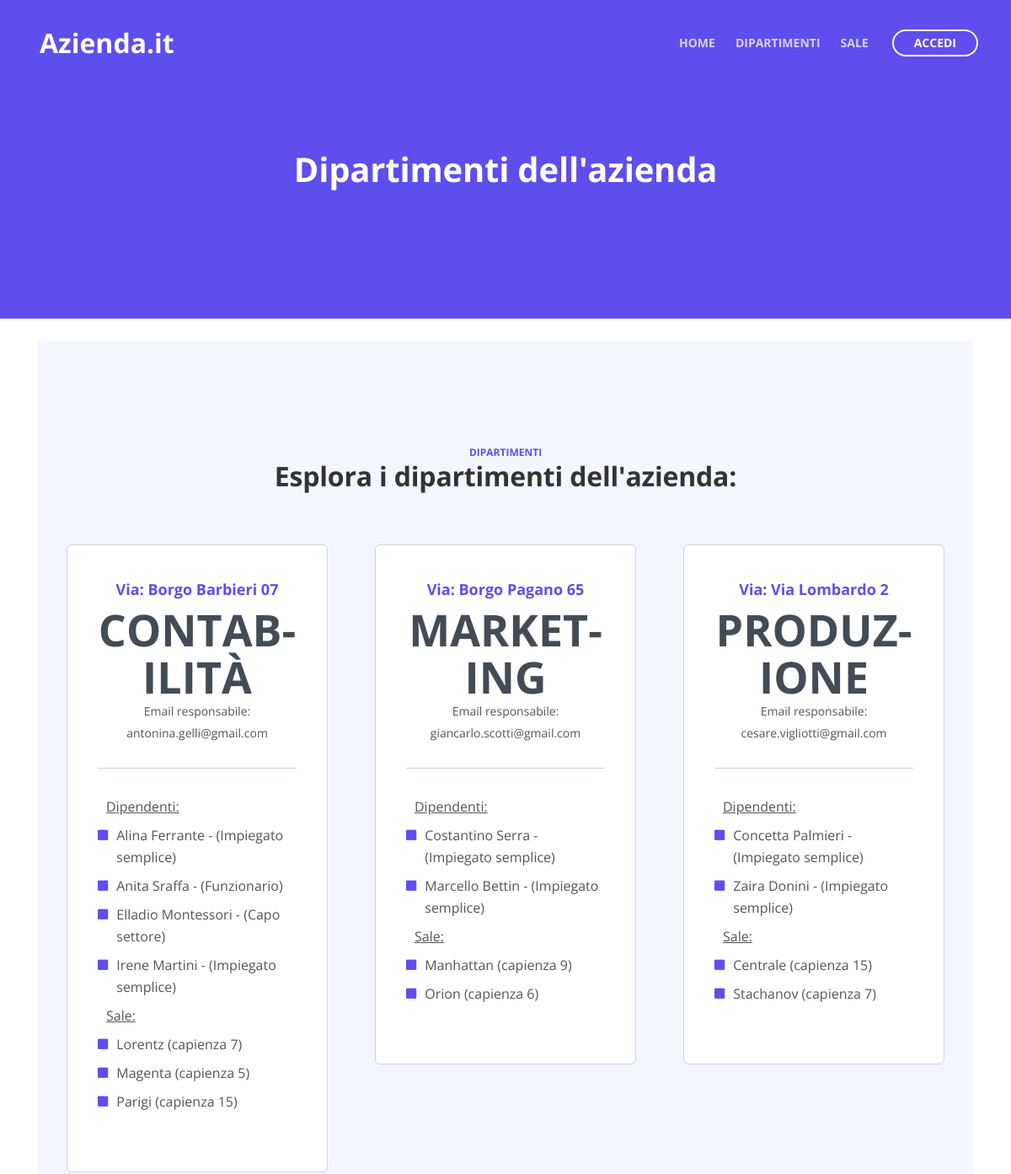
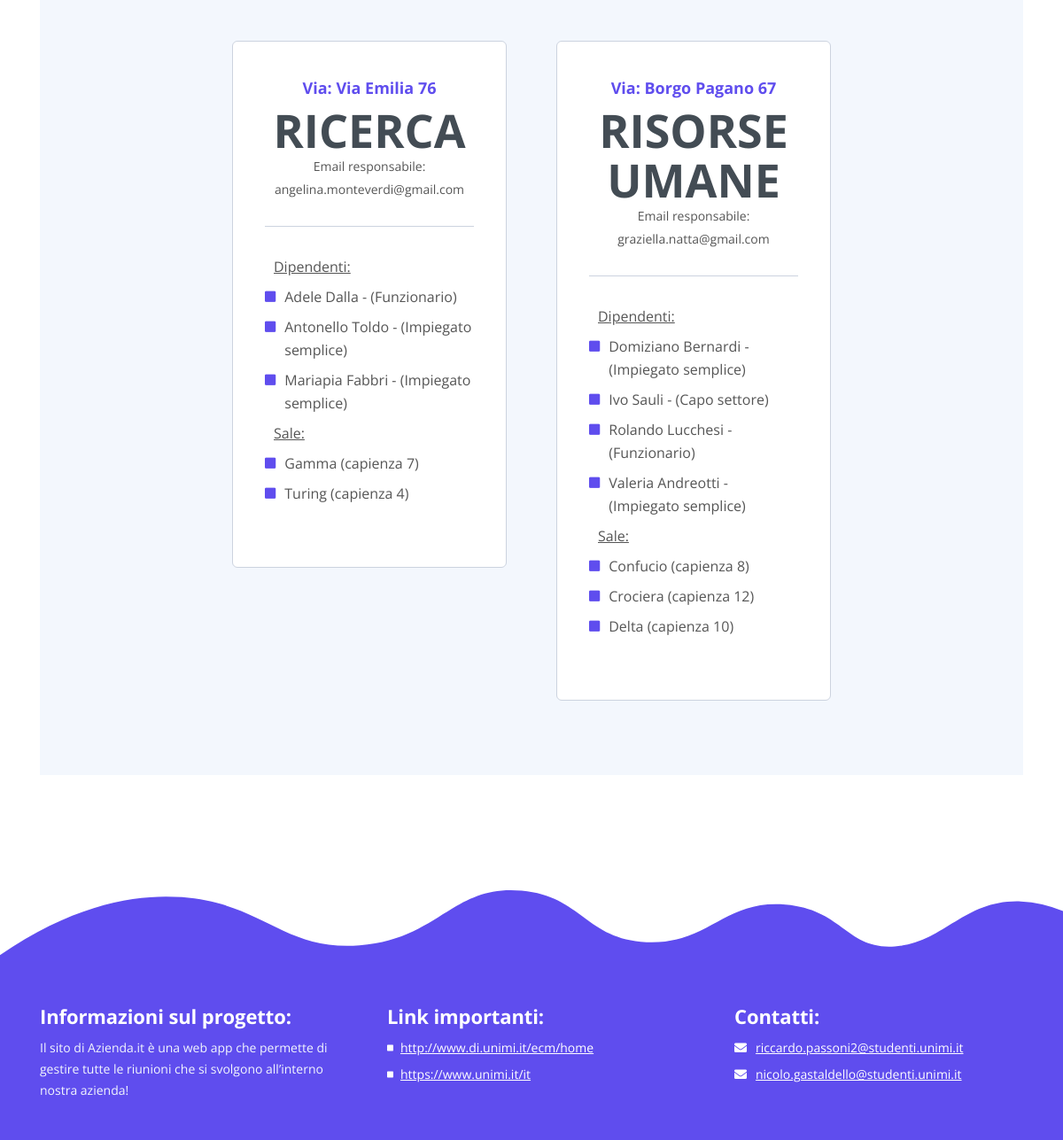
The page /meetupplanner/frontend/dipartimenti.php on the database its author committed (2 pictures, top to bottom).
### tables this page shows
CREATE TABLE `dipartimento` (
  `nome` varchar(30) NOT NULL,
  `indirizzo` varchar(50) NOT NULL,
  `email_dirigente` varchar(50) NOT NULL
);

CREATE TABLE `lavoratore` (
  `email` varchar(50) NOT NULL,
  `nome` varchar(30) NOT NULL,
  `cognome` varchar(30) NOT NULL,
  `data_di_nascita` date NOT NULL,
  `foto` longblob NOT NULL,
  `ruolo` varchar(30) NOT NULL,
  `data_assunzione` date DEFAULT NULL,
  `anni_servizio` int(11) DEFAULT NULL,
  `nome_dipartimento` varchar(30) DEFAULT NULL,
  `dirigente_autorizzante` varchar(50) DEFAULT NULL,
  `data_autorizzazione` date DEFAULT NULL,
  `user_password` varchar(32) NOT NULL
);

### meetupplanner/backend/php/querypaginadipartimenti.php (the view, shortened to what this page needs)
<?php
	require "../common/connection.php";
	$query = "SELECT * FROM dipartimento";
	$resdip= $cid->query($query);
        if (!isset($_GET["status"])) {
            while($rowdip = mysqli_fetch_array($resdip))
            {
                $dipupcase = mb_strtoupper($rowdip[0]);
                echo '<div class="card">
                <div class="card-body">
                    <div class="card-title">Via: '.$rowdip[1].'</div>';
                    if (strlen($dipupcase)>7 and !ctype_space(substr($dipupcase, 7, 1))) {
                        echo '<div class="price"><span class="value">'.substr($dipupcase, 0, 6).'-'.substr($dipupcase, 6).'</span></div>';
                    } else {
                        echo '<div class="price"><span class="value">'.$dipupcase.'</span></div>';
                    }
                   echo '<div class="frequency">Email responsabile: '.$rowdip[2].'</div>
                    <div class="divider"></div>
                    <ul class="list-unstyled li-space-lg">
                        <li class="media">
                            <div class="media-body"><u>Dipendenti:</u></div>
                        </li>';
                        $query2 = "SELECT email, nome, cognome, ruolo FROM lavoratore where nome_dipartimento = '$rowdip[0]'";
                        $reslav= $cid->query($query2);
                            while($rowlav = mysqli_fetch_array($reslav))
                            {
                                if (isset($_SESSION["email"])) {
                                    echo '<li class="media">
                                    <i class="fas fa-square"></i>
                                    <div class="media-body">'.$rowlav[1].' '.$rowlav[2].' - '.$rowlav[0].' ('.$rowlav[3].')</div>
                                    </li>';
                                } else {
                                    echo '<li class="media">
                                    <i class="fas fa-square"></i>
                                    <div class="media-body">'.$rowlav[1].' '.$rowlav[2].' - ('.$rowlav[3].')</div>
                                    </li>';
                                }
                            }
                            echo '<li class="media">
                                    <div class="media-body">
                                        <u>Sale:</u>
                                    </div>
                                </li>';
                        $query3 = "SELECT nome, capienza FROM sala where nome_dipartimento = '$rowdip[0]'";
                        $ressala= $cid->query($query3);
                            while($rowsala = mysqli_fetch_array($ressala))
                            {
                                echo '<li class="media">
                                            <i class="fas fa-square"></i></i><div class="media-body">'.$rowsala[0].' (capienza '.$rowsala[1].')</div>
                                    </li>';
                            }
                    echo '</ul>
                    </div>
                    </div>';
            }
        }
        else {
            echo '<p>Errore!</p>';
        }
?>

### meetupplanner/frontend/dipartimenti.php (shortened to what this page needs)
<!DOCTYPE html>
<html lang="en">
	<head>
		<link href="../css/bootstrap.css" rel="stylesheet">
		<link href="../css/fontawesome-all.css" rel="stylesheet">
		<link href="../css/magnific-popup.css" rel="stylesheet">
		<link href="../css/styles.css" rel="stylesheet">
	</head>
	<body data-spy="scroll" data-target=".fixed-top">
		<?php require '../common/navbar.php';?>
		<header id="header" class="ex-header">
			<div class="container">
				<div class="row">
					<div class="col-md-12">
						<h1>Dipartimenti dell'azienda</h1>
					</div>
				</div>
			</div>
		</header>
		<div class="ex-basic-2">
			<div class="container">
				<div class="row" style = "position:relative; top:-50px">
				<div class="col-lg-12">
					<div id="dipartimenti" class="cards-2 tabs">
						<div class="row">
							<div class="col-lg-12">
								<div class="above-heading">DIPARTIMENTI</div>
								<h2 class="h2-heading">Esplora i dipartimenti dell'azienda:</h2>
							</div>
						</div>
						<div class="row">
							<div class="col-lg-12">
							<?php require '../backend/php/querypaginadipartimenti.php';?>
								</div>
							</div>
						</div>
					</div>
				</div>
			</div>
		</div>
	</body>
</html>

### meetupplanner/common/navbar.php (shortened to what this page needs)
<?php
    if (isset($_SESSION["ruolo"])) {
        $sRuolo = $_SESSION["ruolo"];
        if (isset($_SESSION["autorizzazione"])) {
            $autorizzato = $_SESSION["autorizzazione"];
        } else {
            $autorizzato = NULL;
        }
        if ($sRuolo==="Direttore" or (($sRuolo==="Impiegato semplice" or $sRuolo==="Funzionario" or $sRuolo==="Capo settore") and (!is_null($autorizzato) and$autorizzato<date("Y-m-d H:i:s")))) {
?>
            <nav class="navbar navbar-expand-lg navbar-dark navbar-custom fixed-top">
                <div class="container">
                    <a class="navbar-brand logo-text page-scroll" href="../index.php">Azienda.it</a>
                    <button class="navbar-toggler" type="button" data-toggle="collapse" data-target="#navbarsExampleDefault" aria-controls="navbarsExampleDefault" aria-expanded="false" aria-label="Toggle navigation">
                        <span class="navbar-toggler-awesome fas fa-bars"></span>
                        <span class="navbar-toggler-awesome fas fa-times"></span>
                    </button>
                    <div class="collapse navbar-collapse" id="navbarsExampleDefault">
                        <ul class="navbar-nav ml-auto">
                            <li class="nav-item">
                                <a class="nav-link page-scroll" href="../index.php">HOME<span class="sr-only">(current)</span></a>
                            </li>
                            <li class="nav-item">
                                <a class="nav-link page-scroll" href="lavoratore.php">LAVORATORE</a>
                            </li>
                            <li class="nav-item dropdown">
                                <a class="nav-link dropdown-toggle page-scroll" id="navbarDropdown" role="button" aria-haspopup="true" aria-expanded="false">RIUNIONI</a>
                                <div class="dropdown-menu" aria-labelledby="navbarDropdown">
                                    <a class="dropdown-item" href="gestioneR.php"><span class="item-text">GESTIONE RIUNIONI</span></a>
                                    <div class="dropdown-items-divide-hr"></div>
                                    <a class="dropdown-item" href="riunioni_passate.php"><span class="item-text">RIUNIONI SVOLTE</span></a>
                                    <div class="dropdown-items-divide-hr"></div>
                                    <a class="dropdown-item" href="programma.php"><span class="item-text">PROGRAMMA</span></a>
                                    <div class="dropdown-items-divide-hr"></div>
                                    <a class="dropdown-item" href="inviti.php"><span class="item-text">INVITI</span></a>
                                </div>
                            </li>
                            <li class="nav-item">
                                <a class="nav-link page-scroll" href="dipartimenti.php">DIPARTIMENTI</a>
                            </li>
                            <li class="nav-item">
                                <a class="nav-link page-scroll" href="sale.php">SALE</a>
                            </li>
                        </ul>
                        <span class="nav-item">
                        <?php
                                if (isset($_SESSION["nome"])) {
                                    echo '<a class="btn-outline-sm" href="logout.php">LOGOUT</a>';
                                }
                                else {
                                    echo '<a class="btn-outline-sm" href="log-in.php">ACCEDI</a>';
                                }
                        ?></span>
                </div>
            </div>
            </nav>
        <?php }
       elseif ($sRuolo==="Impiegato semplice" or $sRuolo==="Funzionario" or $sRuolo==="Capo settore") {
           ?>
            <nav class="navbar navbar-expand-lg navbar-dark navbar-custom fixed-top">
                <div class="container">
                    <a class="navbar-brand logo-text page-scroll" href="../index.php">Azienda.it</a>
                    <button class="navbar-toggler" type="button" data-toggle="collapse" data-target="#navbarsExampleDefault" aria-controls="navbarsExampleDefault" aria-expanded="false" aria-label="Toggle navigation">
                        <span class="navbar-toggler-awesome fas fa-bars"></span>
                        <span class="navbar-toggler-awesome fas fa-times"></span>
                    </button>
                    <div class="collapse navbar-collapse" id="navbarsExampleDefault">
                        <ul class="navbar-nav ml-auto">
                            <li class="nav-item">
                                <a class="nav-link page-scroll" href="../index.php">HOME<span class="sr-only">(current)</span></a>
                            </li>
                            <li class="nav-item">
                                <a class="nav-link page-scroll" href="lavoratore.php">LAVORATORE</a>
                            </li>
                            <li class="nav-item dropdown">
                                <a class="nav-link dropdown-toggle page-scroll" id="navbarDropdown" role="button" aria-haspopup="true" aria-expanded="false">RIUNIONI</a>
                                <div class="dropdown-menu" aria-labelledby="navbarDropdown">
                                    <a class="dropdown-item" href="inviti.php"><span class="item-text">INVITI</span></a>
                                </div>
                            </li>
                            <li class="nav-item">
                                <a class="nav-link page-scroll" href="dipartimenti.php">DIPARTIMENTI</a>
                            </li>
                            <li class="nav-item">
                                <a class="nav-link page-scroll" href="sale.php">SALE</a>
                            </li>
                        </ul>
                        <span class="nav-item">
                            <?php
                                if (isset($_SESSION["nome"])) {
                                    echo '<a class="btn-outline-sm" href="logout.php">LOGOUT</a>';
                                }
                                else {
                                    echo '<a class="btn-outline-sm" href="log-in.php">ACCEDI</a>';
                                }
                            ?>
                        </span>
                </div>
            </div>
            </nav>
        <?php
    } } else {
        ?>
        <nav class="navbar navbar-expand-lg navbar-dark navbar-custom fixed-top">
            <div class="container">
                <a class="navbar-brand logo-text page-scroll" href="../index.php">Azienda.it</a>
                <div class="collapse navbar-collapse" id="navbarsExampleDefault">
                    <ul class="navbar-nav ml-auto">
                        <li class="nav-item">
                            <a class="nav-link page-scroll" href="../index.php">HOME<span class="sr-only">(current)</span></a>
                        </li>
                        <li class="nav-item">
                            <a class="nav-link page-scroll" href="dipartimenti.php">DIPARTIMENTI</a>
                        </li>
                        <li class="nav-item">
                            <a class="nav-link page-scroll" href="sale.php">SALE</a>
                        </li>
                    </ul>
                    <span class="nav-item">
                        <?php
                            if (isset($_SESSION["nome"])) {
                                echo '<a class="btn-outline-sm" href="logout.php">LOGOUT</a>';
                            }
                            else {
                                echo '<a class="btn-outline-sm" href="log-in.php">ACCEDI</a>';
                            }
                    ?></span>
            </div>
        </div>
        </nav>
    <?php
}
?>

### rows shown on the page
dipartimento: indirizzo "Borgo Barbieri 07", nome "CONTAB", nome "ILITÀ", email_dirigente "antonina.gelli@gmail.com", rowsala "Lorentz", rowsala "7", rowsala "Magenta", rowsala "5", rowsala "Parigi", rowsala "15"
lavoratore: nome "Alina", cognome "Ferrante", ruolo "Impiegato semplice"
lavoratore: nome "Anita", cognome "Sraffa", ruolo "Funzionario"
lavoratore: nome "Elladio", cognome "Montessori", ruolo "Capo settore"
lavoratore: nome "Irene", cognome "Martini", ruolo "Impiegato semplice"
dipartimento: indirizzo "Borgo Pagano 65", nome "MARKET", nome "ING", email_dirigente "giancarlo.scotti@gmail.com", rowsala "Manhattan", rowsala "9", rowsala "Orion", rowsala "6"
lavoratore: nome "Costantino", cognome "Serra", ruolo "Impiegato semplice"
lavoratore: nome "Marcello", cognome "Bettin", ruolo "Impiegato semplice"
dipartimento: indirizzo "Via Lombardo 2", nome "PRODUZ", nome "IONE", email_dirigente "cesare.vigliotti@gmail.com", rowsala "Centrale", rowsala "15", rowsala "Stachanov", rowsala "7"
lavoratore: nome "Concetta", cognome "Palmieri", ruolo "Impiegato semplice"
lavoratore: nome "Zaira", cognome "Donini", ruolo "Impiegato semplice"
dipartimento: indirizzo "Via Emilia 76", nome "RICERCA", email_dirigente "angelina.monteverdi@gmail.com", rowsala "Gamma", rowsala "7", rowsala "Turing", rowsala "4"
lavoratore: nome "Adele", cognome "Dalla", ruolo "Funzionario"
lavoratore: nome "Antonello", cognome "Toldo", ruolo "Impiegato semplice"
lavoratore: nome "Mariapia", cognome "Fabbri", ruolo "Impiegato semplice"
dipartimento: indirizzo "Borgo Pagano 67", nome "RISORSE UMANE", email_dirigente "graziella.natta@gmail.com", rowsala "Confucio", rowsala "8", rowsala "Crociera", rowsala "12", rowsala "Delta", rowsala "10"
lavoratore: nome "Domiziano", cognome "Bernardi", ruolo "Impiegato semplice"
lavoratore: nome "Ivo", cognome "Sauli", ruolo "Capo settore"
lavoratore: nome "Rolando", cognome "Lucchesi", ruolo "Funzionario"
lavoratore: nome "Valeria", cognome "Andreotti", ruolo "Impiegato semplice"
